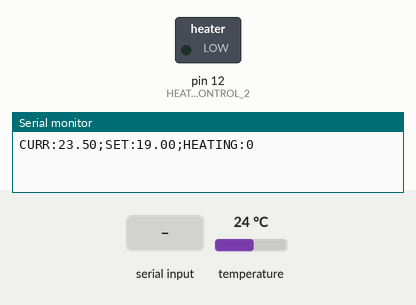
This sketch was run on a simulated Arduino Uno, built with avr-gcc and run on an emulated ATmega328P. Parts: switched loads named in the sketch (green lamp = pin HIGH), the last lines printed to the serial monitor. The test bench sets the inputs (shaded band); at power-on: temperature 24 °C. Pins used as bus, display or sensor lines are not drawn.

Above: at 1.9 s.
2.0 s: "90,45\n" received over Serial
At 4.2 s:
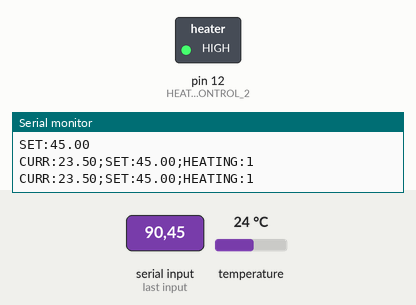
4.6 s: "5\n" received over Serial
At 6.7 s:
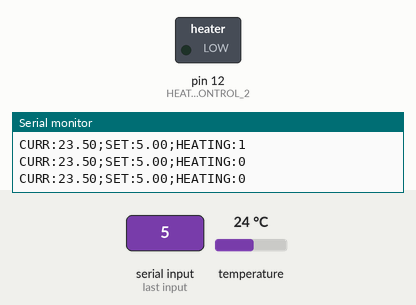
7.0 s: "30,150\n" received over Serial
At 8.7 s:
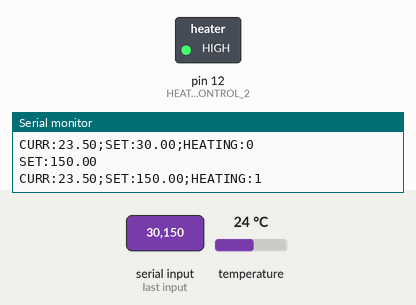
Timing chart, 0 to 10.2 s (numbered marks = the images above; inputs shaded):
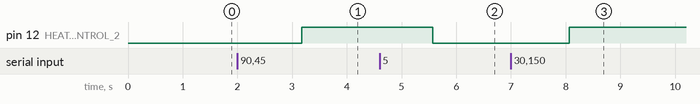

Measured:
- after the input at 2.0 s, pin 12 (HEATING_CONTROL_2): LOW → HIGH after 1.2 s
- after the input at 4.6 s, pin 12 (HEATING_CONTROL_2): HIGH → LOW after 0.97 s
- after the input at 7.0 s, pin 12 (HEATING_CONTROL_2): LOW → HIGH after 1.1 s

The sketch:

temperature.ino
```cpp
#include <OneWire.h>
#include <DallasTemperature.h>

#define ONE_WIRE_BUS 7

#define HEATING_CONTROL_POWER 8
#define HEATING_CONTROL_2 12

#define TEMP_CORRECTION 0.5
#define MAX_REPETITIONS 10

// Some constants
const float baselineTemp = 20.0;
const float initialTemperature = 19.0;
const float tempStep = 0.5;

// Variables from now on
bool control = false;
float setTemperature = initialTemperature;
float currentTemperature = initialTemperature;

int repetitions = 0;

OneWire oneWire(ONE_WIRE_BUS);
DallasTemperature sensors(&oneWire);

void setup() {
  pinMode(HEATING_CONTROL_POWER, OUTPUT);
  pinMode(HEATING_CONTROL_2, OUTPUT);

  digitalWrite(HEATING_CONTROL_POWER, HIGH);
  digitalWrite(HEATING_CONTROL_2, LOW);

  sensors.begin();

  Serial.begin(9600);
  Serial.setTimeout(100);

  // Intial Temperature reading
  sensors.requestTemperatures();
  currentTemperature = normalizeTemperatureToPrecision(sensors.getTempCByIndex(0), 0.5) - TEMP_CORRECTION;
}

void loop() {
  sensors.requestTemperatures();
  float temp = normalizeTemperatureToPrecision(sensors.getTempCByIndex(0), 0.5) - TEMP_CORRECTION;

  if (temp != currentTemperature) {
    if (repetitions > MAX_REPETITIONS){
      currentTemperature = temp;
      repetitions = 0;
    } else {
      repetitions++;
    }
  }

  bool heatingOn = shouldSwitchHeatingOn(currentTemperature, setTemperature);

  if (heatingOn){
    switchHeatingOn();
  } else {
    switchHeatingOff();
  }

  float setCommand = Serial.parseFloat();
  if (setCommand != 0){
    setTemperature = normalizeTemperatureToPrecision(setCommand, 0.5);
    Serial.println("SET:"+String(setCommand));
  }

  String forSerial =
    "CURR:"+String(currentTemperature) +
    ";SET:"+String(setTemperature) +
    ";HEATING:"+String(heatingOn);

  Serial.println(forSerial);

  control = false;
}

// Here be private functions
void switchHeatingOn(){
  digitalWrite(HEATING_CONTROL_POWER, LOW);
  digitalWrite(HEATING_CONTROL_2, HIGH);
}

void switchHeatingOff(){
  digitalWrite(HEATING_CONTROL_POWER, HIGH);
  digitalWrite(HEATING_CONTROL_2, LOW);
}

bool shouldSwitchHeatingOn(float currentTemp, float setTemp){
  if (currentTemp < setTemp){
    if (currentTemp > setTemp){
      return false;
    }
    return true;
  }
  return false;
}

float normalizeTemperatureToPrecision(float temp, float precission){
  return round(temp/0.5)*0.5;
}
```
